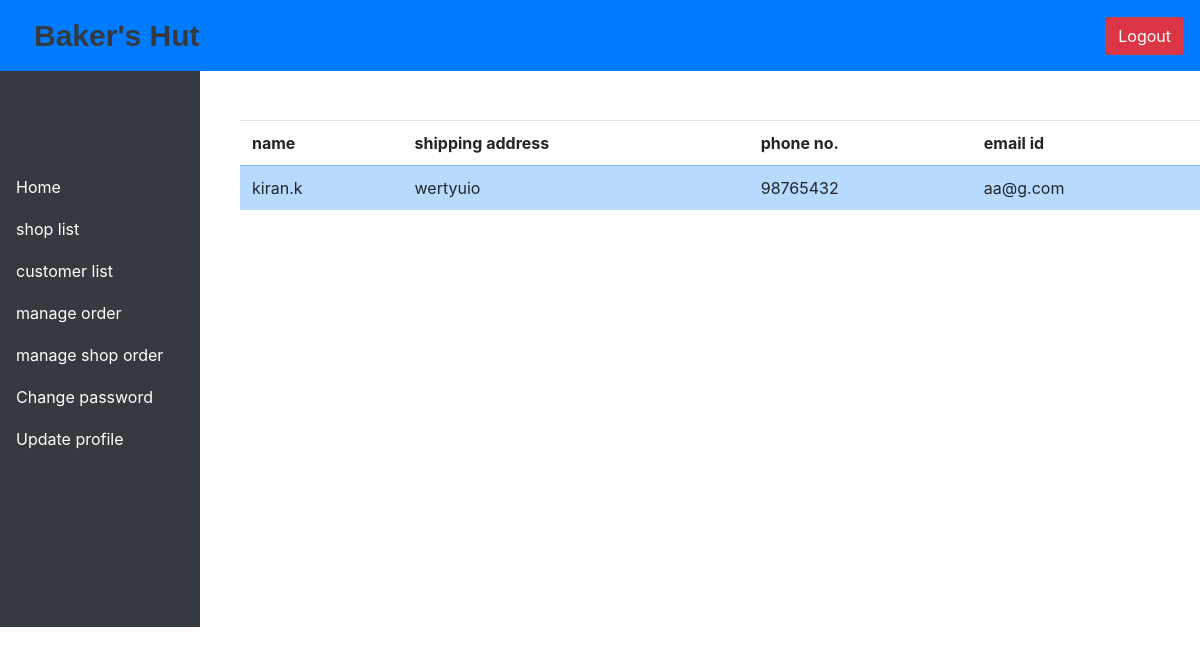
Page /staff/customers/ (signed in) on the committed database.
### accounts/models.py (models this page shows)
class UserLogin(AbstractUser):
    choice = (('MALE', 'male'), ('FEMALE', 'female'))
    dob = models.DateField()
    gender = models.CharField(max_length=6, choices=choice, default='None')
    address = models.CharField(max_length=250)
    phone = models.IntegerField(default=0)
    usertype = models.CharField(max_length=10)

### staff/views.py (the view)
# urls.py: path('customers/',custList,name='staff_custlist'),
@login_required()
def custList(request):
    list = UserLogin.objects.all()
    context = {'cust':list}
    return render(request,'customerlists.html',context)

### staff/templates/customerlists.html
<head><title>customer list</title></head>
{% extends 'shared/staffnavbar.html' %}
{% block display %}
<br><br><br><br><br>
        <div class="row">
            <div class="col-sm-12">
                <table class="table table-stripped">
                    <tr>
                        <th>name</th>
                        <th>shipping address</th>
                        <th>phone no.</th>
                        <th>email id</th>
                    </tr>
                    {% for i in cust %}
                    {% if i.usertype == 'customer' and i.is_active == True %}
                    <tr class="table-primary">
                        <td>{{ i.first_name }}.{{ i.last_name }}</td>
                        <td>{{ i.address }}</td>
                        <td>{{ i.phone }}</td>
                        <td>{{ i.email }}</td>
                    </tr>
                    {% endif %}
                    {% endfor %}
                </table>
            </div>
        </div>
    </div>
    <br><br>
{% endblock display %}

### rows in the picture
UserLogin: first_name "kiran", last_name "k", address "wertyuio", phone "98765432", email "aa@g.com"
